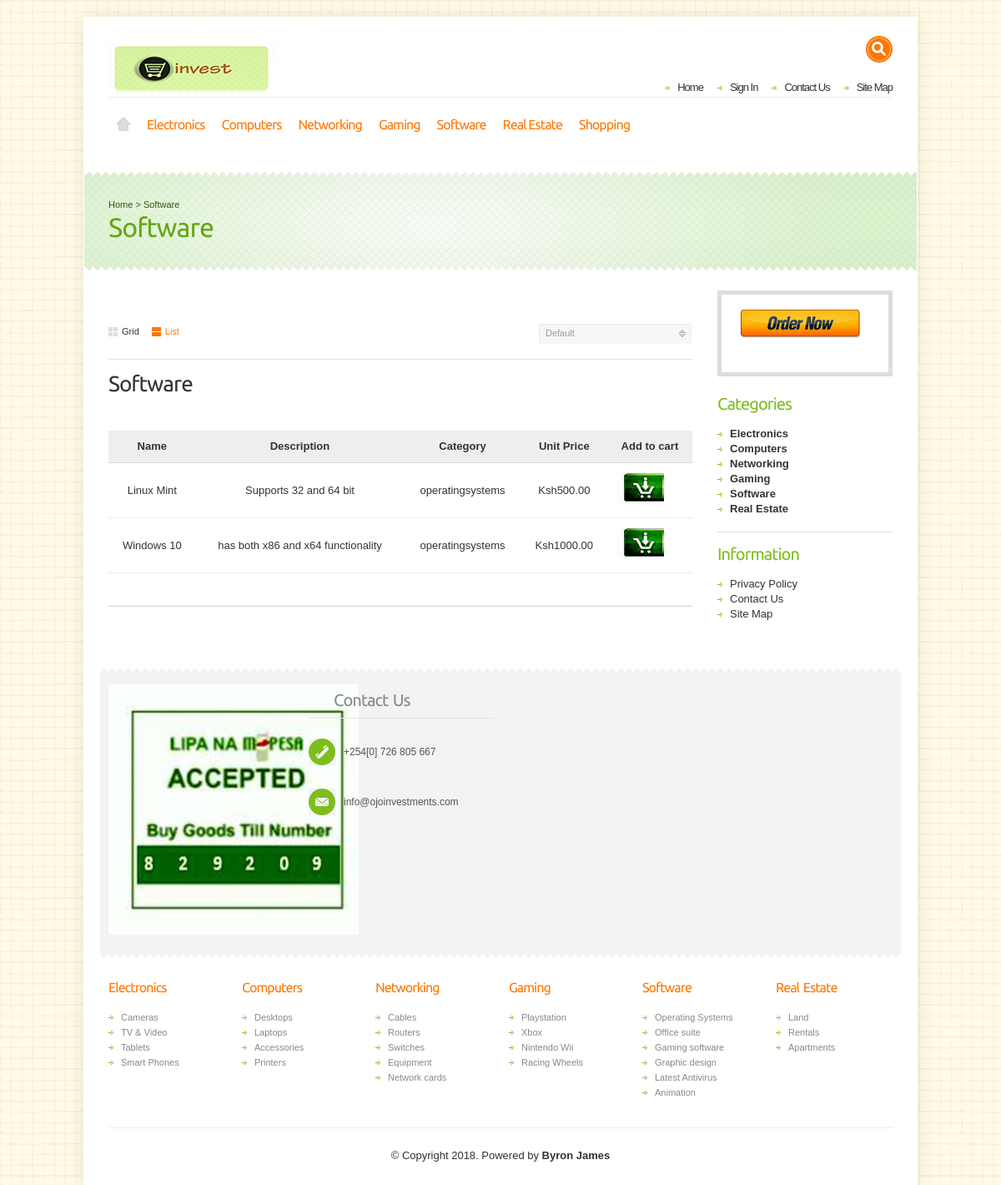
Page /listing_5.php on the committed database.
### tables this page shows
CREATE TABLE IF NOT EXISTS `software` (
`id_product` int(11) NOT NULL,
  `product_name` varchar(100) NOT NULL,
  `product_desc` varchar(1024) NOT NULL,
  `product_category` varchar(250) NOT NULL,
  `price` decimal(8,2) NOT NULL
);

### listing_5.php (the view, shortened to what this page needs)
<!DOCTYPE html PUBLIC "-//W3C//DTD XHTML 1.0 Transitional//EN" "http://www.w3.org/TR/xhtml1/DTD/xhtml1-transitional.dtd">
<html xmlns="http://www.w3.org/1999/xhtml" dir="ltr" lang="en" xml:lang="en" xmlns:fb="http://www.facebook.com/2008/fbml">
<head>
<link rel="stylesheet" type="text/css" href="stylesheet/960.css" media="all" />
<link rel="stylesheet" type="text/css" href="stylesheet/screen.css" media="screen" />
<link rel="stylesheet" type="text/css" href="stylesheet/color.css" media="screen" />
</head>
<body class="s_layout_fixed">
<div id="wrapper">
  <div id="header" class="container_12">
    <div class="grid_12">
    	<a id="site_logo" href="index.html">OJOINVEST</a>
      <div id="system_navigation" class="s_nav">
        <ul class="s_list_1 clearfix">
          <li><a href="index.html">Home</a></li>
          <li><a href="login.html">Sign In</a></li>
          <li><a href="contacts.html">Contact Us</a></li>
           <li><a href="sitemap.html">Site Map</a></li>
        </ul>
      </div>
      <div id="site_search">
      	<a id="show_search" href="javascript:;" title="Search:"></a>
      </div>
      <div id="categories" class="s_nav">
        <ul>
          <li id="menu_home"> <a href="index.html">Home</a> </li>
          <li> <a href="listing_3.html">Electronics</a>
          </li>
          <li> <a href="listing_2.html">Computers</a>
          </li>
          <li><a href="listing_3.html">Networking</a>
          </li>
          <li><a href="listing_4.html">Gaming</a>
          </li>
          <li><a href="listing_5.html">Software</a>
          </li>
          <li><a href="listing_6.html">Real Estate</a>
          </li>
          <li><a href="">Shopping</a>
          </li>
      </div>
    </div>
  </div>
  <div id="intro">
    <div id="intro_wrap">
      <div class="container_12">
        <div id="breadcrumbs" class="grid_12">
          <a href="">Home</a>
          &gt;
          <a href="">Software</a>
        </div>
        <h1>Software</h1>
      </div>
    </div>
  </div>
  <div id="content" class="container_12">
    <div id="category" class="grid_9">
      <div id="listing_options">
        <div id="listing_sort" class="s_switcher">
          <span class="s_selected">Default</span>
        </div>
        <div id="view_mode" class="s_nav">
          <ul class="clearfix">
            <li id="view_grid"><a href="listing_5.php"><span class="s_icon"></span>Grid</a></li>
            <li id="view_list" class="s_selected"><a href="listing_5.php"><span class="s_icon"></span>List</a></li>
          </ul>
        </div>
      </div>
  <h2>Software</h2>
<div class="s_listing s_list_view clearfix">
        <div class="s_item clearfix">
        <form id="products" class="clearfix" action="">
        <table class="s_table_1" width="100%" cellpadding="0" cellspacing="0" border="0">
          <tr>
            <th>Name</th>
            <th>Description</th>
            <th>Category</th>
            <th>Unit Price</th>
            <th>Add to cart</th>
          </tr>
 <?php
  require("dbconnect.php");
    $sql="SELECT * FROM software ORDER BY id_product DESC LIMIT 30";
    $query=mysqli_query($conn,$sql);
    while ($row=mysqli_fetch_array($query)) {
?>
        <tr>
            <td ><?php echo $row['product_name'] ?></td>
            <td><?php echo $row['product_desc'] ?></td>
            <td><?php echo $row['product_category'] ?></td>
            <td>Ksh<?php echo $row['price'] ?></td>
            <td><a href="cartsoft2.php?page=listing_5&action=add&id=<?php echo $row['id_product'] ?>"><img src="images/pic_15.JPG" alt="cart"</a></td>
        </tr>
<?php
    }
?>
        </table>
      </div>
      <div class="pagination">
      </div>
    </div>
    </div>
    <div id="right_col" class="grid_3">
      <div id="cart_side" class="s_box_1 s_cart_holder">
        <h2 class="s_secondary_color"><a href="cartsoft2.php?page=cartsoft1"><img src="images/pic12.png" alt="Go to cart""</a></h2>
      </div>
       <div id="categories_module" class="s_box">
        <h2>Categories</h2>
        <div class="s_list_1">
          <ul>
            <li><a href="listing_1.php"><b>Electronics</b></a></li>
            <li><a href="listing_2.php"><b>Computers</b></a></li>
            <li><a href="listing_3.php"><b>Networking</b></a></li>
            <li><a href="listing_4.php"><b>Gaming</b></a></li>
            <li><a href="listing_5.php"><b>Software</b></a></li>
            <li><a href="listing_6.php"><b>Real Estate</b></a></li>
          </ul>
      	</div>
			</div>
      <div id="information_module" class="s_box">
        <h2>Information</h2>
        <ul class="s_list_1">
          <li><a href="privacy.html">Privacy Policy</a></li>
          <li><a href="contacts.html">Contact Us</a></li>
          <li><a href="sitemap.html">Site Map</a></li>
        </ul>
      </div>
    </div>
   <div id="shop_info">
    <div id="shop_info_wrap">
      <div class="container_12">
        <div id="shop_description" class="grid_3"><img src="images/dummy/banner_5.jpg" title="MPESA" alt="MPESA" /> </div>
        <div id="shop_contacts" class="grid_3">
          <h2>Contact Us</h2>
          <table width="100%" cellpadding="0" cellspacing="0" border="0">
            <tr>
              <td valign="middle"><span class="s_icon_32"><span class="s_icon s_phone_32"></span>+254[0] 726 805 667 <br /></span></td>
            </tr>
            <tr>
	    <td valign="middle"><span class="s_icon_32"><span class="s_icon s_mail_32"></span>info@ojoinvestments.com</span></td>
            </tr>
          </table>
        </div>
        </div>
      </div>
    </div>
  </div>
    <div id="footer" class="container_12">
    <div id="footer_categories" class="clearfix">
      <div class="grid_2">
        <h2>Electronics</h2>
        <ul class="s_list_1">
          <li><a href="">Cameras</a></li>
          <li><a href="">TV & Video</a></li>
          <li><a href="">Tablets</a></li>
          <li><a href="">Smart Phones</a></li>
        </ul>
      </div>
      <div class="grid_2">
        <h2>Computers</h2>
        <ul class="s_list_1">
          <li><a href="">Desktops</a></li>
          <li><a href="">Laptops</a></li>
          <li><a href="">Accessories</a></li>
	  <li><a href="">Printers</a></li>
        </ul>
      </div>
      <div class="grid_2">
        <h2>Networking</h2>
        <ul class="s_list_1">
          <li><a href="">Cables</a></li>
          <li><a href="">Routers</a></li>
          <li><a href="">Switches</a></li>
          <li><a href="">Equipment</a></li>
          <li><a href="">Network cards</a></li>
        </ul>
      </div>
      <div class="grid_2">
        <h2>Gaming</h2>
        <ul class="s_list_1">
          <li><a href="">Playstation</a></li>
          <li><a href="">Xbox</a></li>
          <li><a href="">Nintendo Wii</a></li>
          <li><a href="">Racing Wheels</a></li>
        </ul>
      </div>
      <div class="grid_2">
        <h2>Software</h2>
        <ul class="s_list_1">
          <li><a href="">Operating Systems</a></li>
          <li><a href="">Office suite</a></li>
          <li><a href="">Gaming software</a></li>
          <li><a href="">Graphic design</a></li>
          <li><a href="">Latest Antivirus</a></li>
          <li><a href="">Animation</a></li>
        </ul>
      </div>
      <div class="grid_2">
        <h2>Real Estate</h2>
        <ul class="s_list_1">
          <li><a href="">Land</a></li>
          <li><a href="">Rentals</a></li>
          <li><a href="">Apartments</a></li>
        </ul>
      </div>
      <div class="grid_12 border_eee"></div>
    </div>
    <center><p>&copy; Copyright 2018. Powered by<strong> <a href="wiretech.html">Byron James</a></p></strong></center>
  </div>
</div>
</body>
</html>

### stylesheet/960.css (style rules this page uses)
body { min-width: 960px; }
.container_12, .container_16 { clear: both; margin-left: auto; margin-right: auto; width: 960px; }
.grid_1, .grid_2, .grid_3, .grid_4, .grid_5, .grid_6, .grid_7, .grid_8, .grid_9, .grid_10, .grid_11, .grid_12, .grid_13, .grid_14, .grid_15, .grid_16 { display: inline; float: left; margin-left: 10px; margin-right: 10px; }
.container_12 .grid_3, .container_16 .grid_4 { width: 220px; }
.container_12 .grid_9, .container_16 .grid_12 { width: 700px; }
.container_12 .grid_12, .container_16 .grid_16 { width: 940px; }
.container_12 .grid_2 { width: 140px; }
.clearfix:before, .clearfix:after { content: '\0020'; display: block; overflow: hidden; visibility: hidden; width: 0; height: 0; }
.clearfix:after { clear: both; }
.clearfix { zoom: 1; }

### stylesheet/color.css (style rules this page uses)
body.s_layout_fixed { background-color: #fffbe5; background-image: url(../images/texture_1.png); }
.s_main_color, #twitter li span a, .s_item .s_button_add_to_cart, .s_box h2, .box .top { color: #7ebd1e; }
.s_main_color_bgr, #cart .s_icon, #shop_contacts .s_icon, .s_list_1 li, .s_item .s_button_add_to_cart .s_icon, #intro .s_button_prev, #intro .s_button_next, .buttons .button, #cart_menu .s_icon { background-color: #7ebd1e; }
.s_secondary_color, a:hover, #categories > ul > li > a, #footer_categories h2, .pagination a, #view_mode .s_selected a { color: #ff7700; }
.s_secondary_color_bgr, #show_search, #view_mode .s_selected .s_icon, #view_mode a:hover .s_icon, #menu_home a:hover, .pagination a:hover, .s_item .s_button_add_to_cart:hover .s_icon, .s_cart_item .s_button_remove:hover { background-color: #ff7700; }
#intro, #contact_form_icon { background-color: #def5d0; }
#intro, #breadcrumbs a { color: #395218; }
#intro h1, #intro h1 *, #intro h2, #intro h2 * { color: #64a619; ~background-color: #def5d0; }

### rows in the picture
software: product_name "Linux Mint", product_desc "Supports 32 and 64 bit", product_category "operatingsystems", price "500.00"
software: product_name "Windows 10", product_desc "has both x86 and x64 functionality", product_category "operatingsystems", price "1000.00"
